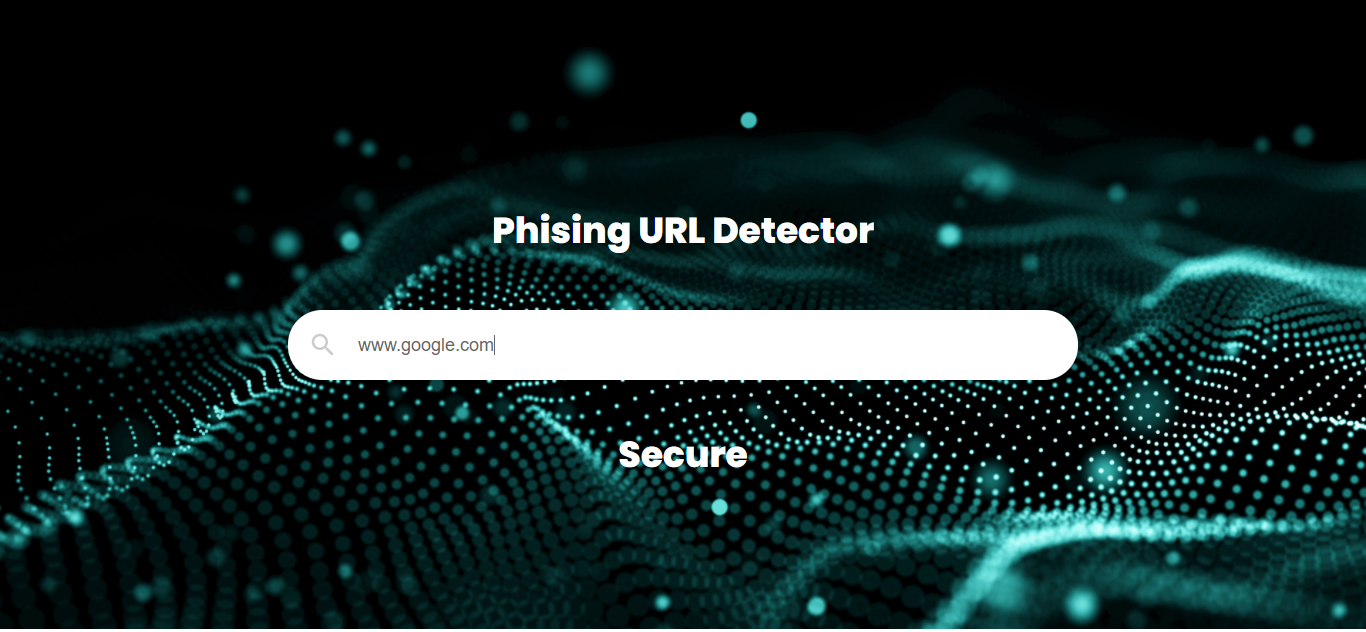
#> input picture MLProjects/Phishing-URL-Detection/dataset/phising2.png, 1366 x 632 px, given in place of money heist.jpg, which was not available
$ jupyter execute --allow-errors 'Noise, Scaling.ipynb'   (shell and % lines are left out)   (text cells are left out)
#> lines starting #> are read from the running program, lines starting #| are printed output that depends on the picture; pictures that were not available may be replaced by others from this repository, and a replacement may not be noted
[cell 1]
from google.colab import drive
drive.mount("/content/gdrive",)

[cell 2]
import os
import sys
os.chdir('/content/gdrive/My Drive/Colab Notebooks/Image and Video class')
ROOT_DIR = os.path.abspath("")
print (ROOT_DIR)
sys.path.append(ROOT_DIR)

[cell 3]
import matplotlib.pyplot as plt
import cv2
import numpy as np
import argparse
import imutils

[cell 4]
def plt_imshow(title, image):
    # convert the image frame BGR to RGB color space and display it
    if len(image.shape) == 3:
        image = cv2.cvtColor(image, cv2.COLOR_BGR2RGB)
    plt.imshow(image)
    plt.title(title)
    plt.grid(False)
    plt.show()

[cell 5]
args = {
	"image": "money heist.jpg",
}
image = cv2.imread(args["image"])
#> image is the input picture: shape (632, 1366, 3); mean B, G, R 41.9, 42.3, 24.7
plt_imshow("Original",image)

[cell 6]
img=cv2.resize(image,(6,6))
plt_imshow("Resized Original",img)
img2 = cv2.cvtColor(img,cv2.COLOR_RGB2GRAY)
#> img2 = [[0, 0, 0, 0, 0, 0], [0, 0, 22, 27, 10, 17], [1, 40, 26, 32, 77, 205], [3, 255, 255, 255, 255, 135], [26, 37, 14, 0, 0, 0], [0, 18, 26, 65, 77, 51]]
plt_imshow("GrayScale",img2)
gray = cv2.copyMakeBorder(img2, 1, 1, 1, 1, cv2.BORDER_CONSTANT, None, value = 0)
plt_imshow("Border",gray)

[cell 7]
gray[1:7, 1:4] = (255, 255, 255)
plt_imshow("Updated", gray)

[cell 8]
border_img = (np.ones([ 6 , 6 ]).astype(np.uint8))* 255
border_img[0, :] = 0
border_img[:, 0] = 0
border_img[-1 , :] = 0
border_img[:, -1] = 0

plt_imshow("pic",border_img)

[cell 9]
from PIL import Image
dim = 6
arr = np.full((dim,dim), 255.)
arr[:, 0], arr[0,:], arr[:, dim-1], arr[dim-1, :] = 0,0,0,0
image = Image.fromarray(arr)
plt.imshow(image)
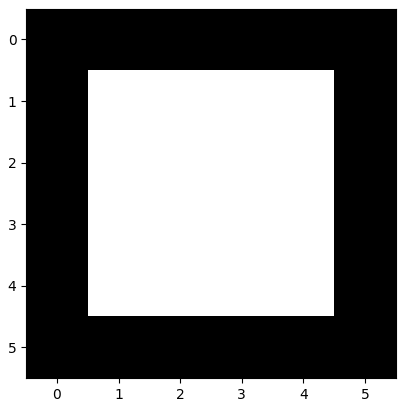
#> figure drawn by matplotlib, 1 panel

#> (a cell that did not finish here is left out)

[cell 11]
args = {
	"image": "money heist.jpg",
}
image = cv2.imread(args["image"])
plt_imshow("Original",image)

[cell 12]
scale = 0.5
width = int(image.shape[1] * scale)
#> width = 683
height = int(image.shape[0])
#> height = 632
dim=(width,height)
#> dim = (683, 632)
img2 = cv2.resize(image, dim, interpolation=cv2.INTER_CUBIC)
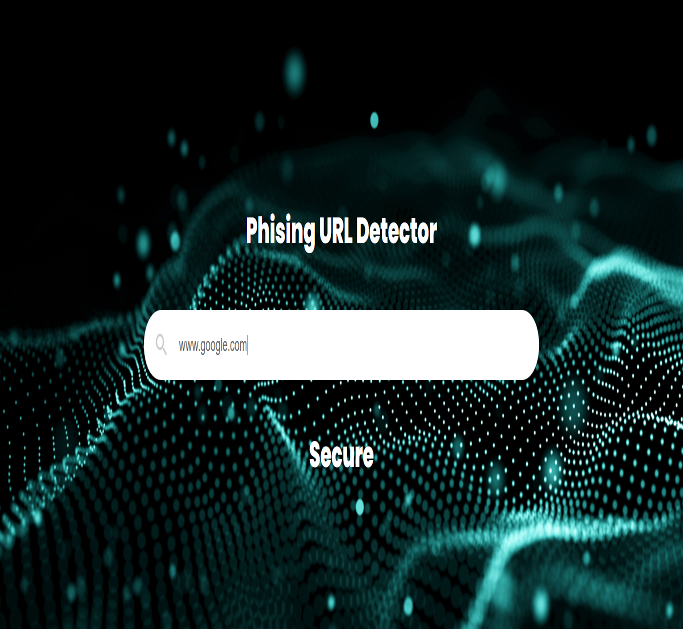
#> img2: shape (632, 683, 3); mean B, G, R 41.9, 42.2, 24.7

plt_imshow("Horizontal axis",img2)

[cell 13]
scale = 0.25
width = int(image.shape[1])
#> width = 1366
height = int(image.shape[0] * scale)
#> height = 158
dim=(width,height)
#> dim = (1366, 158)
img3 = cv2.resize(image, dim, interpolation=cv2.INTER_CUBIC)
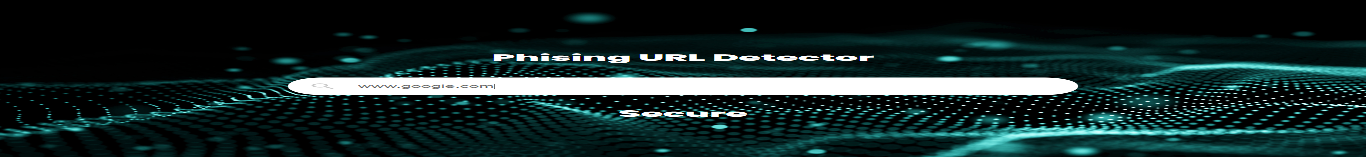
#> img3: shape (158, 1366, 3); mean B, G, R 42.3, 42.6, 25.1

plt_imshow("Vertical axis",img3)

[cell 14]
scale = 0.5
width = int(image.shape[1] * scale)
#> width = 683
height = int(image.shape[0] * scale)
#> height = 316
dim=(width,height)
#> dim = (683, 316)
img3 = cv2.resize(image, dim)
#> img3: shape (316, 683, 3)
plt_imshow("Scaling",img3)

[cell 15]
width = image.shape[1]
#> width = 1366
height = image.shape[0]
#> height = 632

img4 = cv2.resize(image, (width//2, height//2))
plt_imshow("Original",image)
plt_imshow("Resize",img4)

[cell 16]
width = image.shape[1]
height = image.shape[0]
print(width)
#| 1366
print(height)
#| 632

[cell 17]
M = np.float32([[1,0,150],[0,1,150]])
shift = cv2.warpAffine(image, M, (width,height))
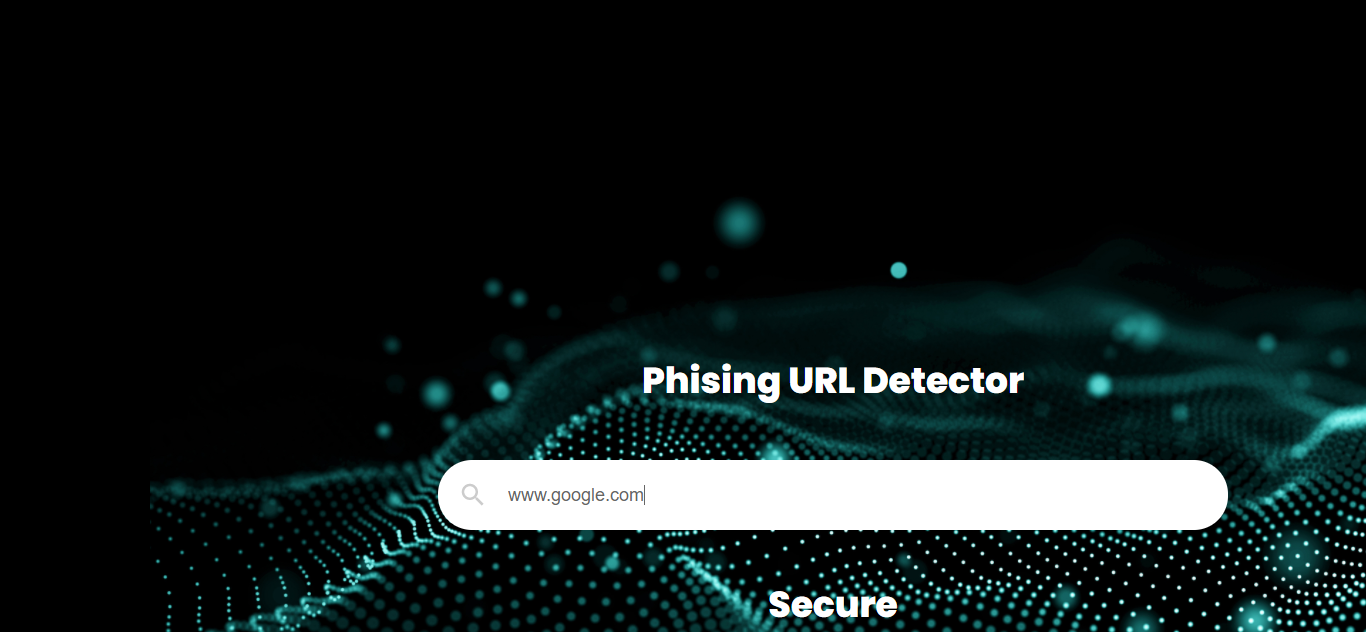
#> shift: shape (632, 1366, 3); mean B, G, R 28.6, 28.7, 20.5

plt_imshow("Original", image)
plt_imshow("left and down", shift)

M = np.float32([[1,0,-150],[0,1,150]])
shift1 = cv2.warpAffine(image, M, (width,height))
plt_imshow("Right and down", shift1)

M = np.float32([[1,0,150],[0,1,-150]])
shift1 = cv2.warpAffine(image, M, (width,height))
plt_imshow("left and up", shift1)

M = np.float32([[1,0,-150],[0,1,-150]])
shift1 = cv2.warpAffine(image, M, (width,height))
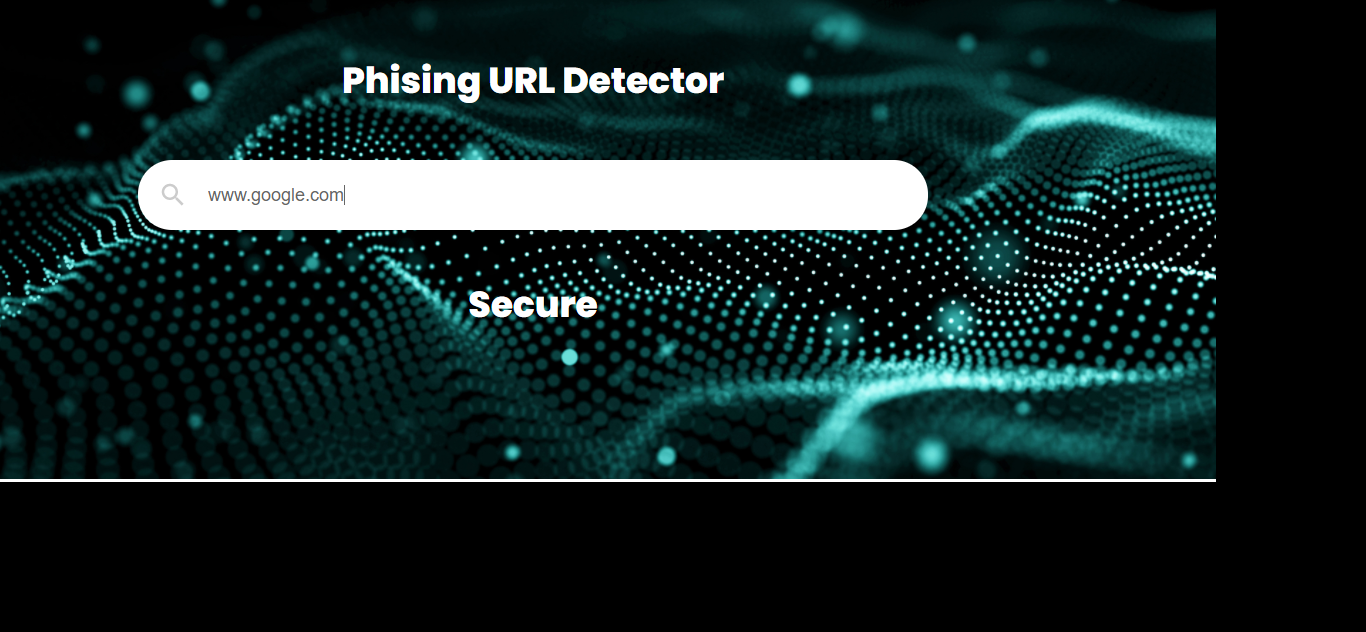
#> shift1: shape (632, 1366, 3); mean B, G, R 40.3, 40.6, 24.3
plt_imshow("Right and up", shift1)

[cell 18]
center = (width//2, height//2)
#> center = (683, 316)
M = cv2.getRotationMatrix2D(center=center, angle=45, scale=1)
rotate = cv2.warpAffine(image, M,(width,height))
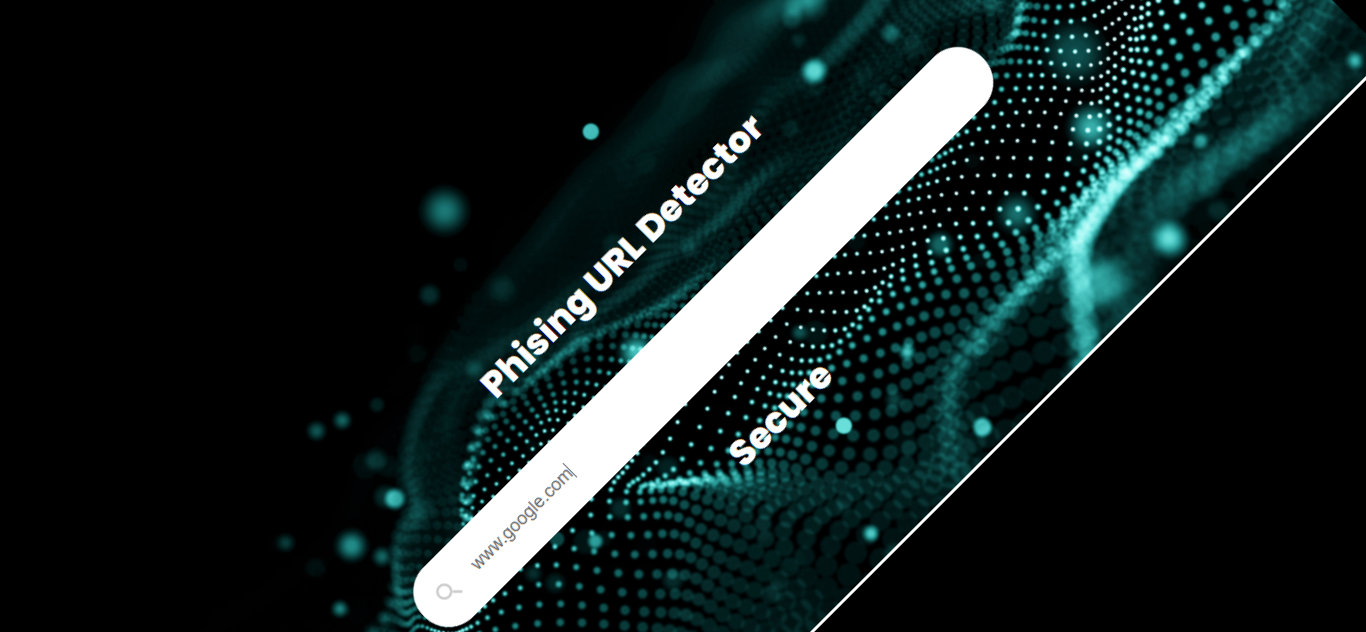
#> rotate: shape (632, 1366, 3); mean B, G, R 34.1, 34.4, 22.5
plt_imshow("Original",image)
plt_imshow("ROtate",rotate)

[cell 19]
M=np.ones(image.shape,dtype="uint8")*100
added=cv2.add(image,M)
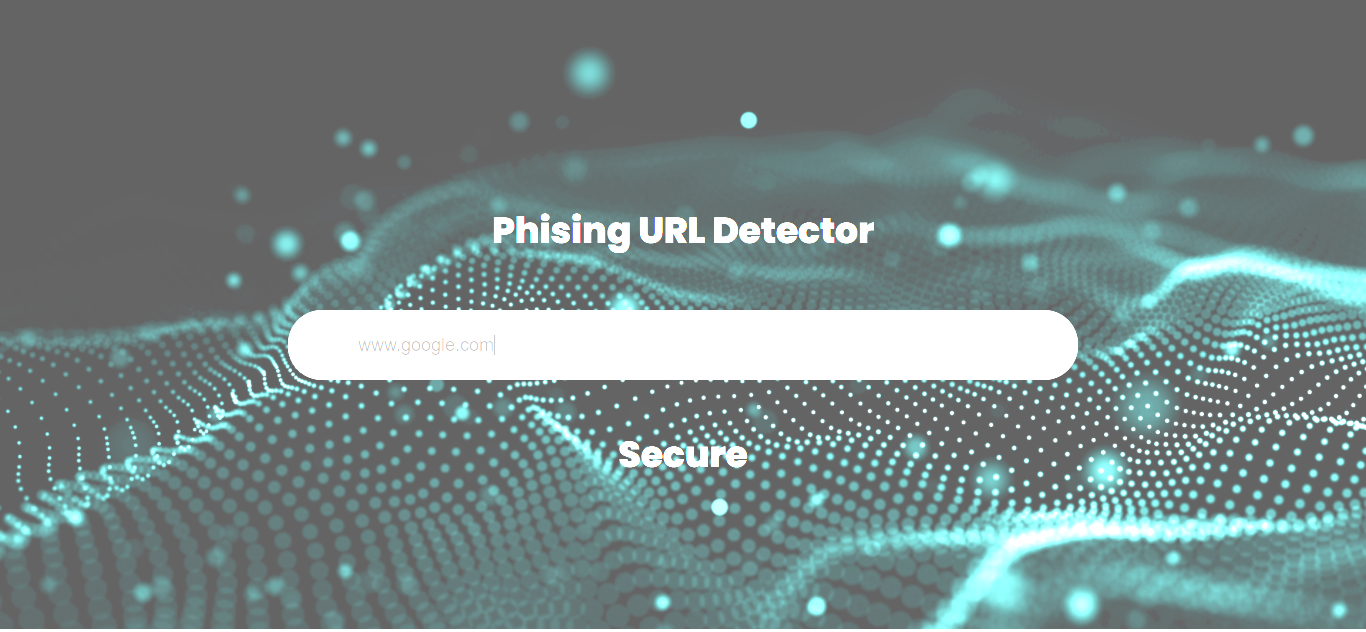
#> added: shape (632, 1366, 3); mean B, G, R 133.3, 133.6, 117.1
plt_imshow("Orginal",image)
plt_imshow("Brighter",added)

[cell 20]
image.shape

[cell 21]
type(image)

[cell 22]
from skimage.util import random_noise
noise_img = random_noise(img, mode='s&p',amount=0.1)

[cell 23]
noise_img = np.array(252*noise_img, dtype = 'uint8')
plt_imshow("Noise",noise_img)
#> in plt_imshow (call 22), `plt.show()`:
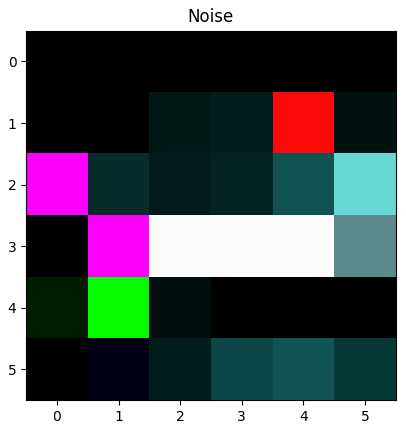
#> figure drawn by matplotlib, 1 panel
